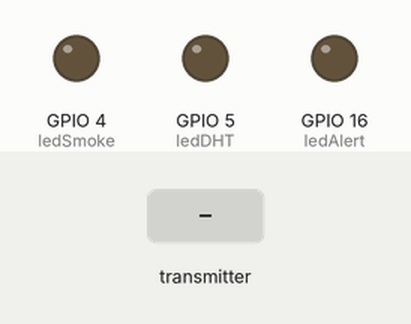
A sketch run on a simulated ESP8266 (NodeMCU). Parts: output pins drawn as LEDs (lit = HIGH). The inputs (shaded band) are chosen by the test bench. WiFi joins after 1.5 s; servers stay silent unless stated; what the sketch prints to the serial monitor is not drawn.

Above: at 4.7 s.
4.8 s: the transmitter starts sending smoke = 256
6.6 s: the transmitter starts sending smoke = 0
At 24.8 s:
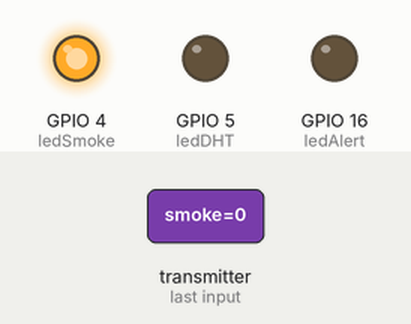
Timing chart, 0 to 25.9 s (numbered marks = the images above; inputs shaded):
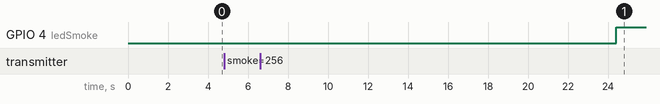

Measured:
- after the input at 4.8 s, every drawn part: stays the same
- after the input at 6.6 s, GPIO 4 (ledSmoke): LOW → HIGH after 17.8 s

The sketch:

ESPNOW_receiver_DHT_Firebase.ino
```cpp
#include <ESP8266WiFi.h>
#include <espnow.h>
#include <FirebaseArduino.h>

#define FIREBASE_HOST "led-control-926eb-default-rtdb.asia-southeast1.firebasedatabase.app"
#define FIREBASE_AUTH "rvBycBAzVByojzWQcFid6eIPLtIJoRsQNGWTaF8X"
#define WIFI_SSID "HAHA"
#define WIFI_PASSWORD "4119627022"

int countDHT = 0;
int countSmoke = 0;
int countAlert = 0;
int ledAlert = 16;
int ledDHT = 5;
int ledSmoke = 4;

// Structure example to receive data
// Must match the sender structure
typedef struct struct_message {
  float temperature;
  float humidity;
  float heatIndex;
  int smoke;
} struct_message;

// Create a struct_message called myData
struct_message myData;

// Callback function that will be executed when data is received
void OnDataRecv(uint8_t * mac, uint8_t *incomingData, uint8_t len) {
  memcpy(&myData, incomingData, sizeof(myData));
}

void connectedWifiAndFirebase(){
  delay(1000);
  WiFi.begin(WIFI_SSID, WIFI_PASSWORD);                                      //try to connect with wifi
  Serial.print("Connecting to ");
  Serial.print(WIFI_SSID);
  while (WiFi.status() != WL_CONNECTED) {
    Serial.print(".");
    delay(500);
  }
  Serial.println();
  Serial.print("Connected to ");
  Serial.println(WIFI_SSID);
  Serial.print("IP Address is : ");
  Serial.println(WiFi.localIP());                                                      //print local IP address
  Firebase.begin(FIREBASE_HOST, FIREBASE_AUTH);                                       // connect to firebase
  delay(1000);
}

//check 10 times if sensor broken
void checkSensor(){
  if (countDHT >= 10) {
    Firebase.setBool("Error/DHT", true);
    digitalWrite(ledDHT, 1);
  }else{
    Firebase.setBool("Error/DHT", false);
    digitalWrite(ledDHT, 0);
  }

  if (countSmoke >= 10) {
    Firebase.setBool("Error/Smoke", true);
    digitalWrite(ledSmoke, 1);
  }else{
    Firebase.setBool("Error/Smoke", false);
    digitalWrite(ledSmoke, 0);
  }
}

//if fire is exist, check 3 times
void fireAlert(){
  if(myData.heatIndex > 80 || myData.temperature > 60 || myData.smoke > 800){
    countAlert++;
    if (countAlert > 3) {
      digitalWrite(ledAlert, 1);
      Firebase.setBool("State/Flammable", true);
    }
  }else{
    countAlert = 0;
    digitalWrite(ledAlert, 0);
    Firebase.setBool("State/Flammable", false);
  }
}

void setup() {
  // Initialize Serial Monitor
  Serial.begin(115200);

  connectedWifiAndFirebase();

  // Set device as a Wi-Fi Station
  WiFi.mode(WIFI_STA);

  // Init ESP-NOW
  if (esp_now_init() != 0) {
    Serial.println("Error initializing ESP-NOW");
    return;
  }

  // Once ESPNow is successfully Init, we will register for recv CB to
  // get recv packer info
  esp_now_set_self_role(ESP_NOW_ROLE_SLAVE);

  /*
  Register a callback function that is triggered upon receiving data.
  When data is received via ESP-NOW, a function is called.
  */
  esp_now_register_recv_cb(OnDataRecv);

  pinMode(ledAlert, OUTPUT);
  pinMode(ledDHT, OUTPUT);
  pinMode(ledSmoke, OUTPUT);
  digitalWrite(ledAlert, 0);
  digitalWrite(ledSmoke, 0);
  digitalWrite(ledDHT, 0);
}

void loop() {
  delay(1000);
  //DHT11
  if((isnan(myData.temperature) && isnan(myData.humidity))){
    countDHT++;
    Serial.println("Failed to read DHT11");
  }else{
    countDHT = 0;
    Firebase.setInt("Value/Temperature", myData.temperature);
    Firebase.setInt("Value/Humidity", myData.humidity);
    Firebase.setInt("Value/Heat_Index", myData.heatIndex);

    Serial.println("Send to Firebase DHT11");
  }
  //Smoke
  if(myData.smoke < 100){
    countSmoke++;
    Serial.println("Failed to read Smoke");
  }else{
    countSmoke = 0;
    Firebase.setInt("Value/Smoke_Index", myData.smoke);
    Serial.println("Send to Firebase Smoke");
  }

  checkSensor();
  fireAlert();

  Serial.println();


}
```
